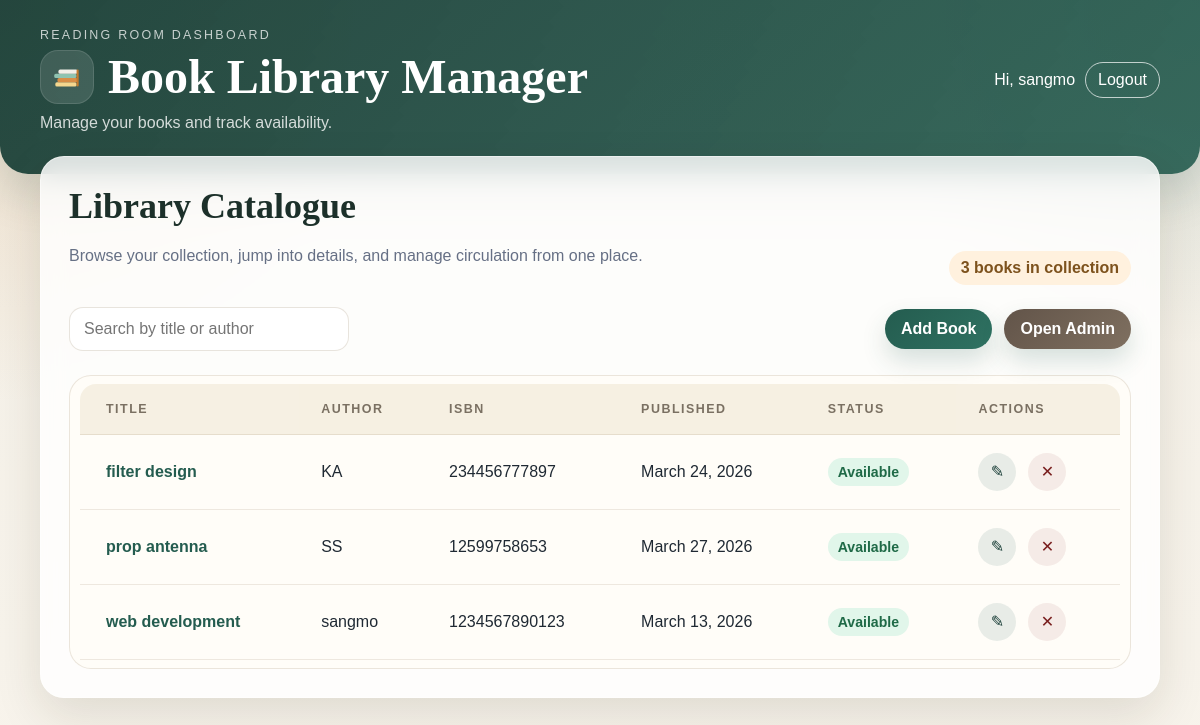
Page / (signed in) on the earlier database version.
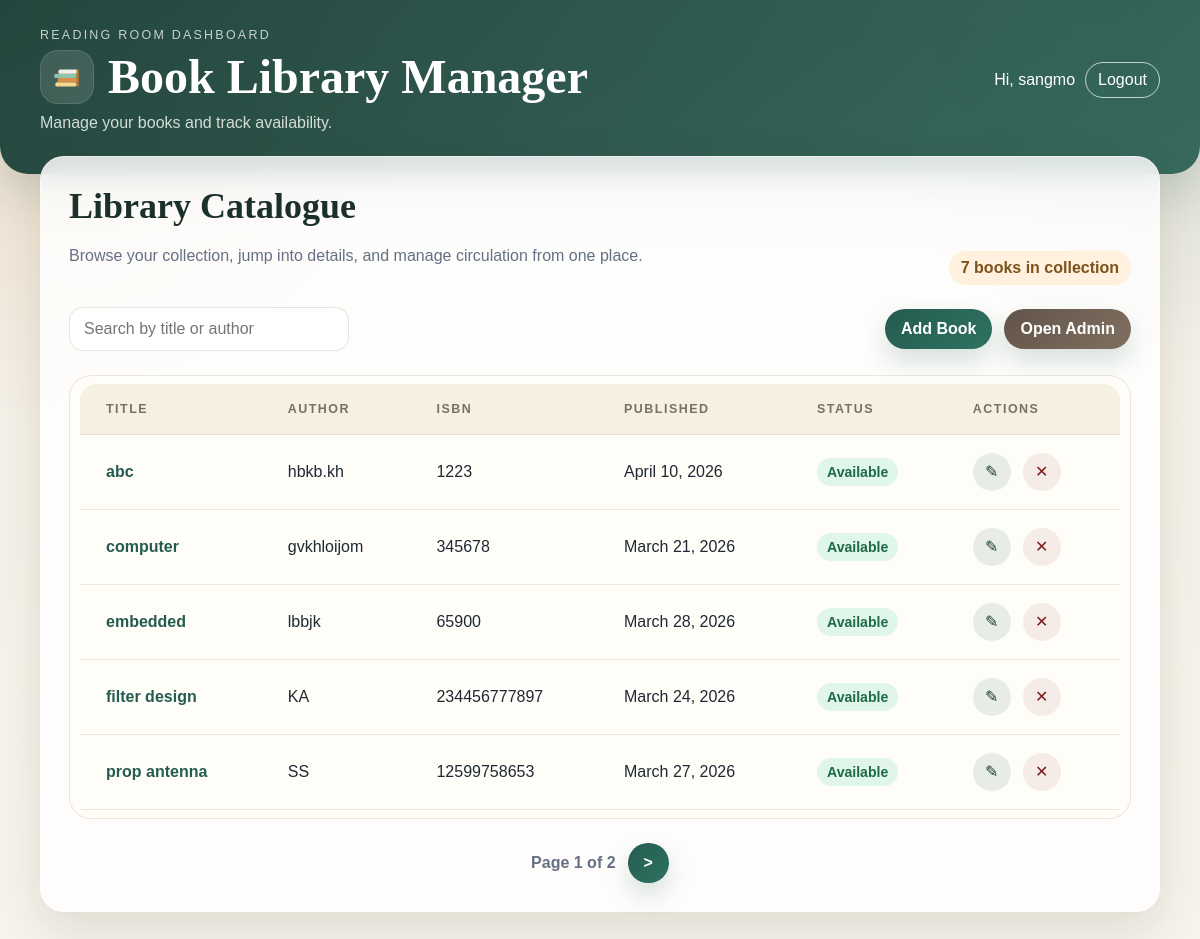
Same page on the later database version.
### books/models.py (models this page shows, shortened)
class Book(models.Model):
    title = models.CharField(max_length=200)
    author = models.CharField(max_length=100)
    isbn = models.CharField(max_length=20)
    published_date = models.DateField(null=True, blank = True)
    available = models.BooleanField(default=True)
    created_at = models.DateTimeField(auto_now_add=True)

### books/views.py (the view)
# urls.py: path("", views.book_list, name="book_list"),
@login_required
def book_list(request):
	query = request.GET.get("q", "").strip()
	books = Book.objects.order_by("title")
	if query:
		books = books.filter(Q(title__icontains=query) | Q(author__icontains=query))
	paginator = Paginator(books, 5)
	page_number = request.GET.get("page")
	page_obj = paginator.get_page(page_number)
	return render(
		request,
		"books/book_list.html",
		{"books": page_obj, "page_obj": page_obj, "query": query},
	)

### books/templates/books/book_list.html (shortened to what this page needs)
{% extends "base.html" %}
{% block content %}
<section class="card">
  <div class="section-header">
    <div>
      <h2>Library Catalogue</h2>
      <p class="section-subtitle">
        Browse your collection, jump into details, and manage circulation from one place.
      </p>
    </div>
    <div class="count-badge">{{ page_obj.paginator.count }} books in collection</div>
  </div>
  <div class="toolbar">
    <form method="get" class="search-form">
      <input
        type="text"
        name="q"
        value="{{ query }}"
        placeholder="Search by title or author"
      />
    </form>
    <div class="actions" style="margin-top: 0">
      <a class="button" href="{% url 'books:book_create' %}">Add Book</a>
      <a class="button secondary" href="/admin/">Open Admin</a>
    </div>
  </div>
  {% if books %}
  <div class="table-shell">
    <table>
      <thead>
        <tr>
          <th>Title</th>
          <th>Author</th>
          <th>ISBN</th>
          <th>Published</th>
          <th>Status</th>
          <th>Actions</th>
        </tr>
      </thead>
      <tbody>
        {% for book in books %}
        <tr>
          <td>
            <a href="{% url 'books:book_detail' book.pk %}" style="text-decoration: none; color: var(--brand); font-weight: 700">
              {{ book.title }}
            </a>
          </td>
          <td>{{ book.author }}</td>
          <td>{{ book.isbn }}</td>
          <td>{{ book.published_date|default:"-" }}</td>
          <td>
            {% if book.available %}
            <span class="status available">Available</span>
            {% else %}
            <span class="status unavailable">Checked Out</span>
            {% endif %}
          </td>
          <td>
            <div class="action-icons">
              <a href="{% url 'books:book_edit' book.pk %}" title="Edit" class="icon-link">&#9998;</a>
              <a href="{% url 'books:book_delete' book.pk %}" title="Delete" class="icon-link delete">&#10005;</a>
            </div>
          </td>
        </tr>
        {% endfor %}
      </tbody>
    </table>
  </div>
  {% if page_obj.paginator.num_pages > 1 %}
  <div class="pagination">
    <span class="page-indicator">Page {{ page_obj.number }} of {{ page_obj.paginator.num_pages }}</span>
    {% if page_obj.has_next %}
    <a href="?page={{ page_obj.next_page_number }}{% if query %}&q={{ query }}{% endif %}" class="button">&gt;</a>
    {% endif %}
  </div>
  {% endif %}
  {% else %}
  <div class="empty-state">
    No books have been added yet. Use the admin panel to add your first book.
  </div>
  {% endif %}
</section>
{% endblock %}

### books/templates/base.html (shortened to what this page needs)
<!doctype html>
<html lang="en">
  <head>
  </head>
  <body>
    <header>
      <div class="header-row">
        <div>
          <p class="brand-eyebrow">Reading Room Dashboard</p>
          <div class="brand-title">
            <span class="brand-logo" aria-hidden="true">
            </span>
            <h1>Book Library Manager</h1>
          </div>
          <p>Manage your books and track availability.</p>
        </div>
        <div class="auth-links">
          {% if user.is_authenticated %}
          <span>Hi, {{ user.username }}</span>
          <form method="post" action="{% url 'logout' %}">
            <button type="submit">Logout</button>
          </form>
          {% else %}
          <a href="{% url 'login' %}">Login</a>
          {% endif %}
        </div>
      </div>
    </header>
    <main>
       {% block content %}{% endblock %}
    </main>
  </body>
</html>

Differences in the rows shown:
no longer on this page (row unchanged): Book: title "web development", author "sangmo", isbn "1234567890123", published_date "March 13, 2026", available "Available"
added Book: title "abc", author "hbkb.kh", isbn "1223", published_date "April 10, 2026", available "Available"
added Book: title "computer", author "gvkhloijom", isbn "345678", published_date "March 21, 2026", available "Available"
added Book: title "embedded", author "lbbjk", isbn "65900", published_date "March 28, 2026", available "Available"
Other differences:
{{ page_obj.paginator.count }}: "3" → "7"
{{ page_obj.number }}: (not shown) → "1"
{{ page_obj.paginator.num_pages }}: (not shown) → "2"
text now shown: "Page of >"
